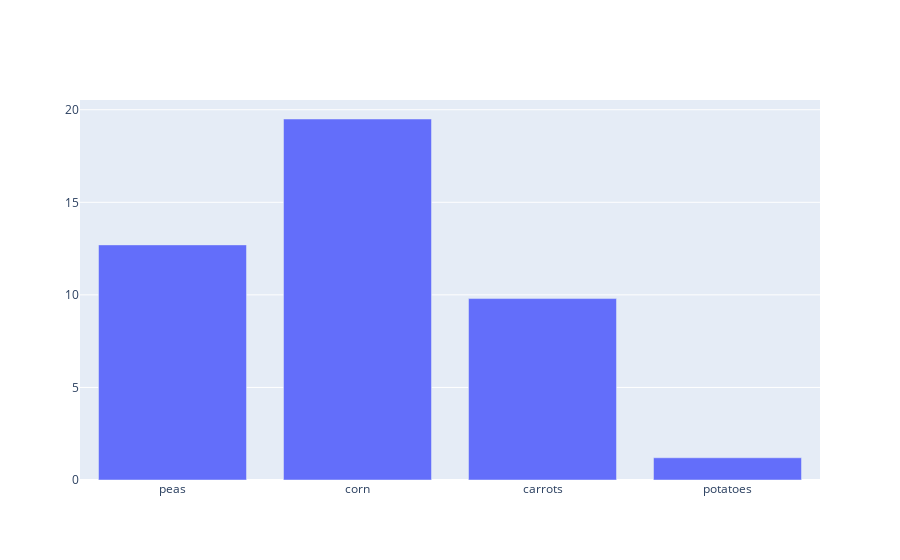

Source (notebook cell):
### Code cell
graph.add_trace(go.Bar(x = x1, y = y1))

### Figure 1 — Plotly figure (JSON) as saved in the notebook; plotly's stock layout.template omitted (floating-point values rounded to 4 significant figures)
{"data": [{"type": "bar", "x": ["peas", "corn", "carrots", "potatoes"], "y": [12.7, 19.5, 9.8, 1.2]}], "layout": {}}
